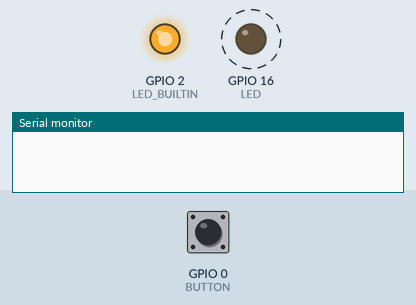
Bench run of a sketch on a simulated ESP8266 (NodeMCU). On the bench: output pins drawn as LEDs (lit = HIGH, except the on-board LED, lit = LOW), the last lines printed to the serial monitor. Dashed ring = blinking. The test bench sets the inputs (shaded band); at power-on: GPIO 0 (BUTTON) HIGH.

Above: at 0.87 s.
1.3 s: GPIO 0 (BUTTON) pulled LOW for 0.15 s
4.4 s: GPIO 0 (BUTTON) pulsed LOW 2 times (0.12 s each, 0.3 s apart)
At 4.4 s:
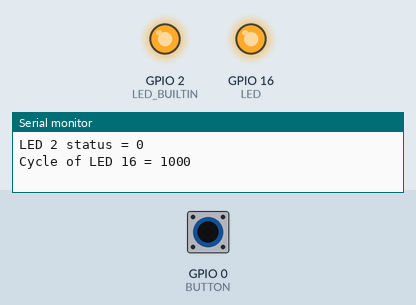
8.0 s: GPIO 0 (BUTTON) pulled LOW for 1 s
At 10.77 s:
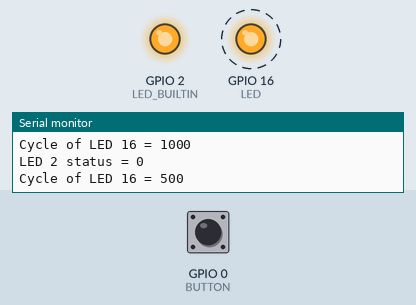
12.0 s: GPIO 0 (BUTTON) pulsed LOW 2 times (0.12 s each, 0.3 s apart)
At 12.0 s:
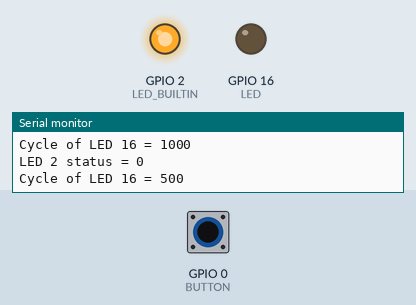
15.6 s: GPIO 0 (BUTTON) pulled LOW for 3.2 s
At 18.4 s:
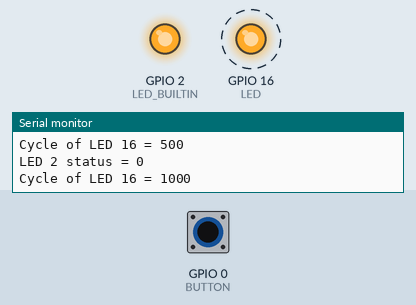
Timing chart, 0 to 22.8 s (numbered marks = the images above; inputs shaded):
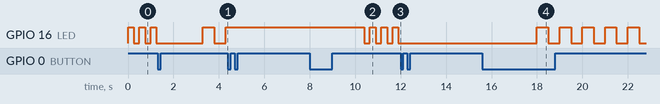

The sketch:

Project_1.ino
```cpp
/*-----------------------------------------------------------------*/
/* Project for ESP8266 nodeMCU
   Author: Phan Tuan Nhat
   Title: When power on: LED 16 blinks with cycle of half a second (0.5s) and LED 2 on.
          affer that if you press button for 2 sesconds --> change Cycle of LED 16 (1S --> 0.5s or 0.5 --> 1s)
          or button press time is less than 2 seconds --> LED 2 changes status.
            */
/*-----------------------------------------------------------------*/

#define LED 16
#define BUTTON 0

/*---------------------Function Prototype--------------------------*/
ICACHE_RAM_ATTR void changeCycle();


void setup() {
  pinMode(LED_BUILTIN, OUTPUT);
  pinMode(LED, OUTPUT);
  Serial.begin(115200);

  attachInterrupt(digitalPinToInterrupt(BUTTON), changeCycle, FALLING);
}

int half_Cycle = 250;
unsigned long getTime = 0;
bool current_Cycle = false, last_Cycle = false;
bool interrupt_Occurred = false;

void loop() {
  digitalWrite(LED, !digitalRead(LED));
  delay(half_Cycle);

  if(interrupt_Occurred == true){
    if(current_Cycle != last_Cycle){
      if(half_Cycle == 250)
        half_Cycle = 500;
      else
        half_Cycle = 250;
      current_Cycle = last_Cycle;
    }else
      digitalWrite(LED_BUILTIN, !digitalRead(LED_BUILTIN));

    Serial.print("LED 2 status = ");
    Serial.println(digitalRead(LED_BUILTIN));
    Serial.print("Cycle of LED 16 = ");
    Serial.println(half_Cycle * 2);
    interrupt_Occurred = false;
  }
}

/*----------------------Functions---------------------*/

ICACHE_RAM_ATTR void changeCycle(){
  interrupt_Occurred = true;
  getTime = millis();
  while(digitalRead(BUTTON) == LOW){
    if(millis() >= getTime + 2000){
      current_Cycle = !current_Cycle;
      break;
    }
  }
}
```

Measured:
- after the input at 4.4 s, GPIO 16 (LED): stops changing and stays HIGH
- after the input at 8.0 s, GPIO 2 (LED_BUILTIN): stays LOW (without the input it goes to HIGH after 0.40 s); GPIO 16 (LED): alternates HIGH for 0.25 s and LOW for 0.25 s, starting after 2.4 s
- after the input at 12.0 s, GPIO 16 (LED): stops changing and stays LOW
- after the input at 15.6 s, GPIO 2 (LED_BUILTIN): stays LOW (without the input it goes to HIGH after 0.40 s); GPIO 16 (LED): alternates HIGH for 0.50 s and LOW for 0.50 s, starting after 2.4 s
